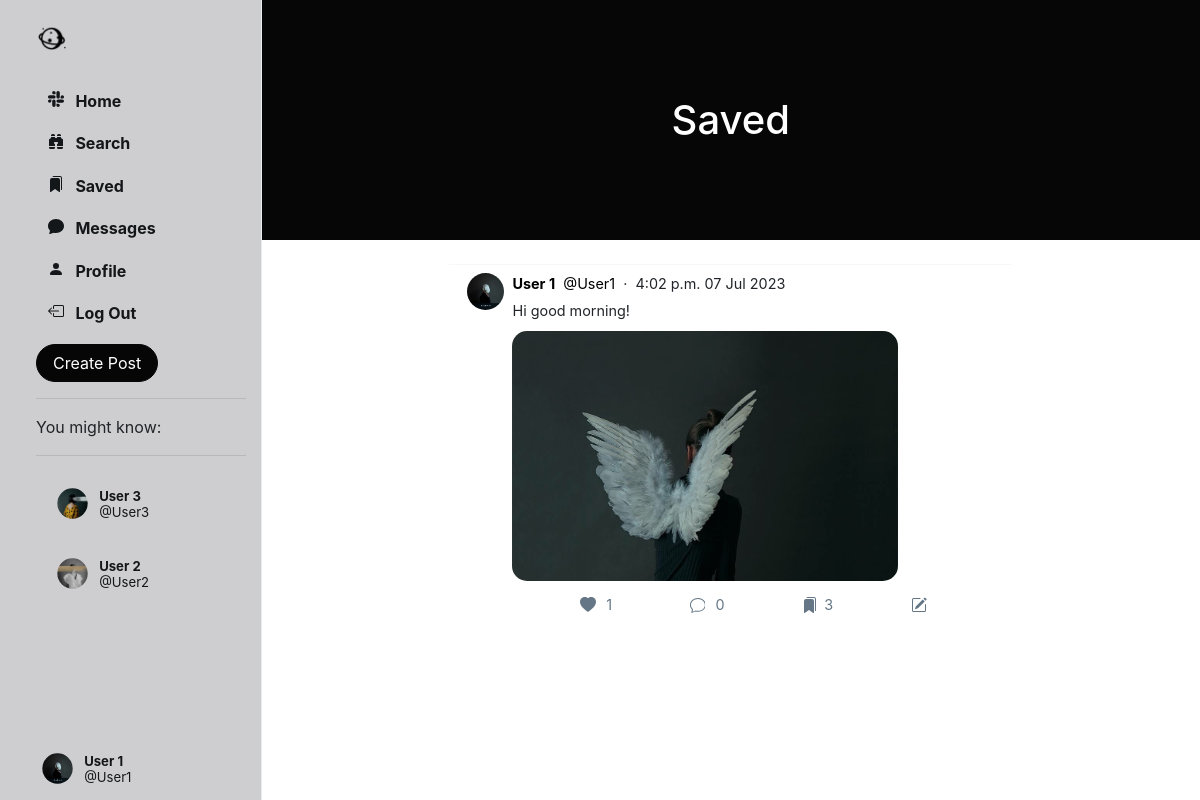
Before: /saved/ (signed in) with the older database file.
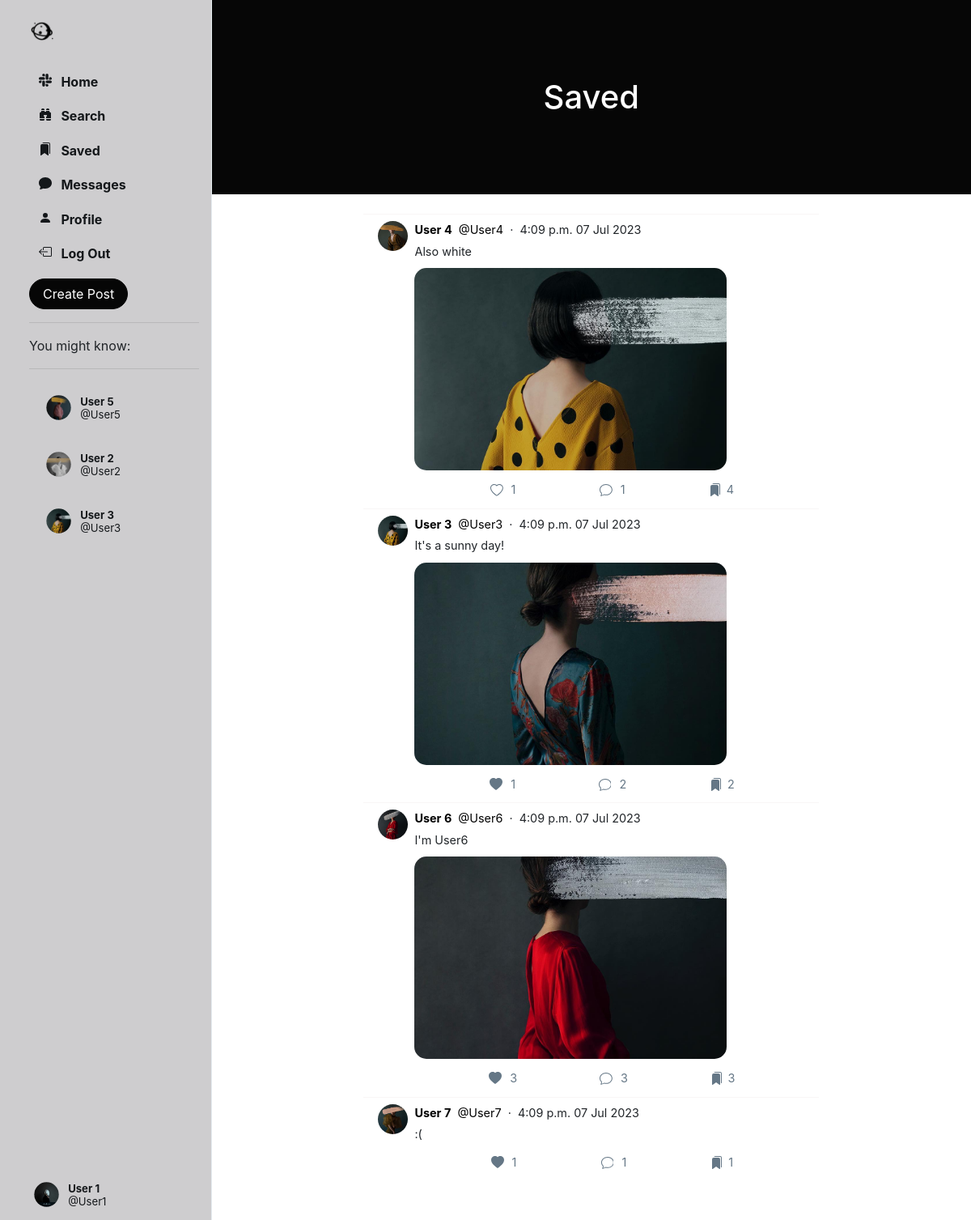
After: the same page with the newer database file.
### Network/models.py (models this page shows, shortened)
class User(AbstractUser):
    profile_pic = models.ImageField(upload_to='profile_pic/')
    bio = models.TextField(max_length=160, blank=True, null=True)
    cover = models.ImageField(upload_to='covers/', blank=True)
    follows = models.ManyToManyField("self", related_name="followed_by", symmetrical=False, blank=True)
    def get_suggested_followers(self):
        followed_users = self.follows.all()
        suggested_users = User.objects.exclude(id=self.id).exclude(id__in=followed_users).filter(
            followed_by__in=followed_users)
        suggested_users = suggested_users.annotate(num_my_followers=Count('followed_by__follows')).order_by(
            '-num_my_followers')[:4]
        return suggested_users

class Post(models.Model):
    creator = models.ForeignKey(User, on_delete=models.CASCADE, related_name='posts')
    date_created = models.DateTimeField(default=timezone.now)
    content_text = models.TextField(max_length=140, blank=True)
    content_image = models.ImageField(upload_to='posts/', blank=True)
    likers = models.ManyToManyField(User, blank=True, related_name='likes')
    savers = models.ManyToManyField(User, blank=True, related_name='saved')
    comment_count = models.IntegerField(default=0)

### Network/views.py (the view)
# urls.py: path('saved/', views.saved, name='saved'),
@login_required(login_url='login/')
def saved(request):
    user = User.objects.get(id=request.user.id)
    suggestions = user.get_suggested_followers()
    posts = Post.objects.filter(savers=request.user)
    return render(request=request, template_name='saved.html', context={
        'posts': posts,
        'suggestions': suggestions
    })

### Network/templates/saved.html
{% extends 'index.html' %}
{% load static %}
{% block saved %}
    <header class="py-5" id="home-header">
        <div class="container px-4 px-lg-5 my-5">
            <div class="text-center text-white">
                <h1 class="display-5 fw-bolder">Saved</h1>
            </div>
        </div>
    </header>
    <br>
    {% include 'posts.html' %}
{% endblock %}

### Network/templates/sidenav.html (shortened to what the changed rows need)
{% load static %}
<div class="sidenav">
    <div style="height: 100%;">
        <br>
        <div class="suggestion">
            {% if suggestions.count > 0 %}
                {% for suggestion in suggestions %}
                    <li class="suggestion-item suggestion-user" id="s-box">
                        <a href="{% url 'profile' suggestion.username %}" class="nav-link">
                            <div class="user_account">
                                <div class="small-profilepic"
                                     style="float: left; background-image: url({{ suggestion.profile_pic.url }});"></div>
                                <div style="height: 2.7vw; margin: auto;">
                                    <div style="margin-top: 4px;">
                                        <strong>{{ suggestion.first_name }} {{ suggestion.last_name }}</strong>
                                    </div>
                                    <div class="grey" style="margin-top: 4px;">
                                        @{{ suggestion.username }}</div>
                                </div>
                            </div>
                        </a>
                    </li>
                {% endfor %}
            {% endif %}
        </div>
    </div>
</div>

### Network/templates/posts.html (shortened to what the changed rows need)
{% load static %}
{% block posts %}
    {% for post in posts.all %}
        <div class="post" data-post_id="{{ post.id }}">
            <div>
                <div>
                    <a href="{% url 'profile' post.creator.username %}">
                        <div class="small-profilepic"
                             style="background-image: url({{ post.creator.profile_pic.url }})"></div>
                    </a>
                </div>
                <div style="flex: 1">
                    <div class="post-main">
                        <div class="post-user">
                            <div>
                                <a href="{% url 'profile' post.creator.username %}">
                                    <span><strong>{{ post.creator.first_name }} {{ post.creator.last_name }}</strong></span>
                                </a>
                                <a href="{% url 'profile' post.creator.username %}">
                                    <span class="grey">&nbsp;@{{ post.creator.username }}</span>
                                </a>
                                <span class="grey">&nbsp;&middot;&nbsp;&nbsp;{{ post.date_created | date:"P d M Y" }}</span>
                            </div>
                        </div>
                        {% if post.content_text is not None %}
                            <div class="post-content">
                                {{ post.content_text | linebreaksbr }}
                            </div>
                        {% endif %}
                        {% if post.content_image %}
                            <div class="post-image"
                                 style=" display: block; background-image: url({{ post.content_image.url }});"></div>
                        {% else %}
                            <div class="post-no-image" style="display: none;"></div>
                        {% endif %}
                        <div class="post-actions">
                            {% if user in post.likers.all %}
                                <div class="like" onclick="unlike_post(this)" data-post_id="{{ post.id }}">
                                    <div class="svg-span">
                                        <svg xmlns="http://www.w3.org/2000/svg" width="16" height="16"
                                             fill="currentColor" class="bi bi-heart-fill" viewBox="0 0 16 16">
                                            <path fill-rule="evenodd"
                                                  d="M8 1.314C12.438-3.248 23.534 4.735 8 15-7.534 4.736 3.562-3.248 8 1.314z"/>
                                        </svg>
                                    </div>
                                    <div style="padding: 7px 0px;" class="likes_count">{{ post.likers.count }}</div>
                                </div>
                            {% else %}
                                <div class="like" onclick="like_post(this)" data-post_id="{{ post.id }}">
                                    <div class="svg-span">
                                    </div>
                                    <div style="padding: 7px 0px;" class="likes_count">{{ post.likers.count }}</div>
                                </div>
                            {% endif %}
                            <div class="comment" onclick="get_comments('{{ post.id }}')" data-post_id="{{ post.id }}">
                                <div class="svg-span" data-toggle="modal" data-target="#commentPostModal">
                                </div>&nbsp;
                                <div style="padding: 7px 0px;" class="cmt-count">{{ post.comment_count }}</div>
                            </div>
                            {% if user in post.savers.all %}
                                <div class="save" onclick="unsave_post(this)" data-post_id="{{ post.id }}">
                                    <div class="svg-span">
                                    </div>
                                    <div style="padding: 7px 0px;" class="savers_count">{{ post.savers.count }}</div>
                                </div>
                            {% endif %}
                            {% if post.creator == user %}
                                <div class="save" onclick="edit_post(this)" data-post_id="{{ post.id }}"
                                     data-toggle="modal" data-target="#editPostModal">
                                    <div class="svg-span">
                                    </div>
                                </div>
                            {% endif %}
                        </div>
                    </div>
                </div>
            </div>
        </div>
    {% endfor %}
    <br>
    <br>
{% endblock %}

Changed rows visible on the page:
no longer on this page (row edited): Post: creator.profile_pic (picture), creator.first_name "User", creator.last_name "1", creator.username "User1", date_created "4:02 p.m. 07 Jul 2023", content_text "Hi good morning!", content_image (picture), likers.count "1", comment_count "0", savers.count "3"
now on this page (row unchanged): User: profile_pic (picture), first_name "User", last_name "5", username "User5"
shown differently, row unchanged: User "User2": moves up the list
now on this page (row edited): Post: creator.profile_pic (picture), creator.first_name "User", creator.last_name "4", creator.username "User4", date_created "4:09 p.m. 07 Jul 2023", content_text "Also white", content_image (picture), likers.count "1", comment_count "1", savers.count "4"
now on this page (row edited): Post: creator.profile_pic (picture), creator.first_name "User", creator.last_name "3", creator.username "User3", date_created "4:09 p.m. 07 Jul 2023", content_text "It's a sunny day!", content_image (picture), likers.count "1", comment_count "2", savers.count "2"
now on this page (row edited): Post: creator.profile_pic (picture), creator.first_name "User", creator.last_name "6", creator.username "User6", date_created "4:09 p.m. 07 Jul 2023", content_text "I'm User6", content_image (picture), likers.count "3", comment_count "3", savers.count "3"
now on this page (row edited): Post: creator.profile_pic (picture), creator.first_name "User", creator.last_name "7", creator.username "User7", date_created "4:09 p.m. 07 Jul 2023", content_text ":(", likers.count "1", comment_count "1", savers.count "1"
